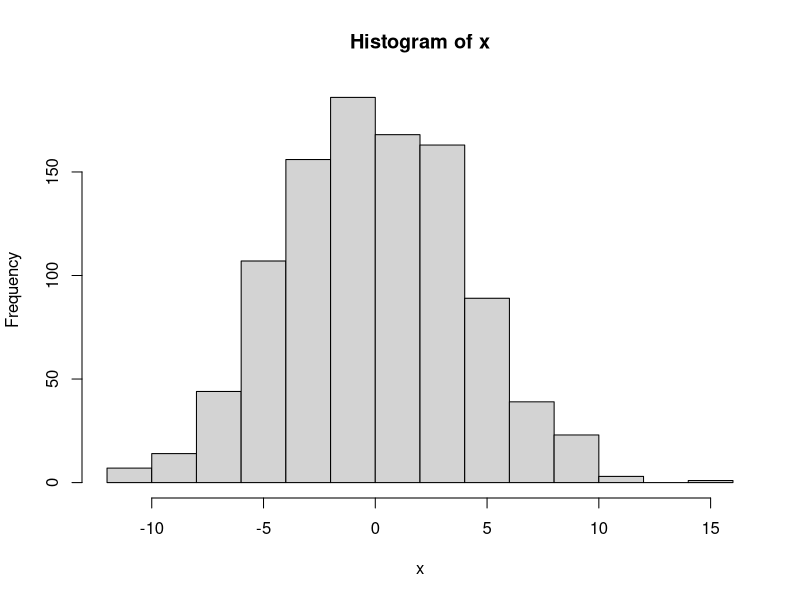
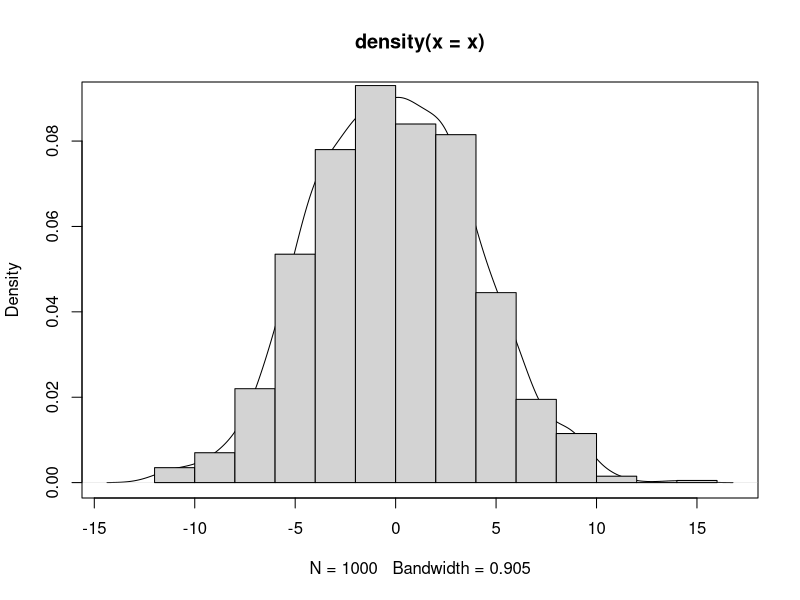
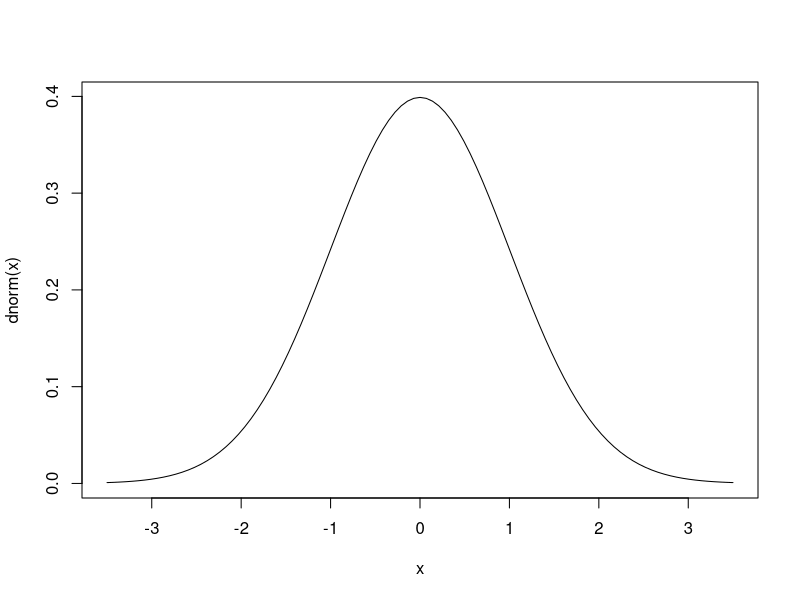
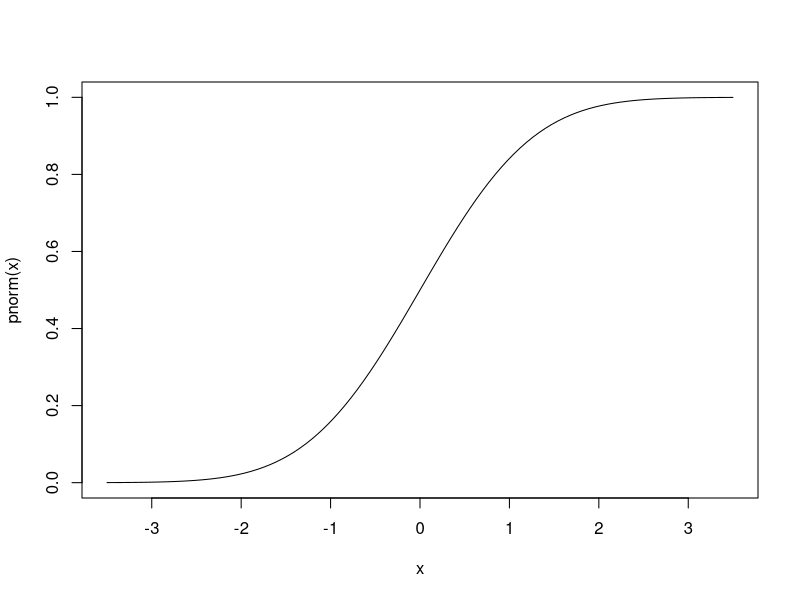
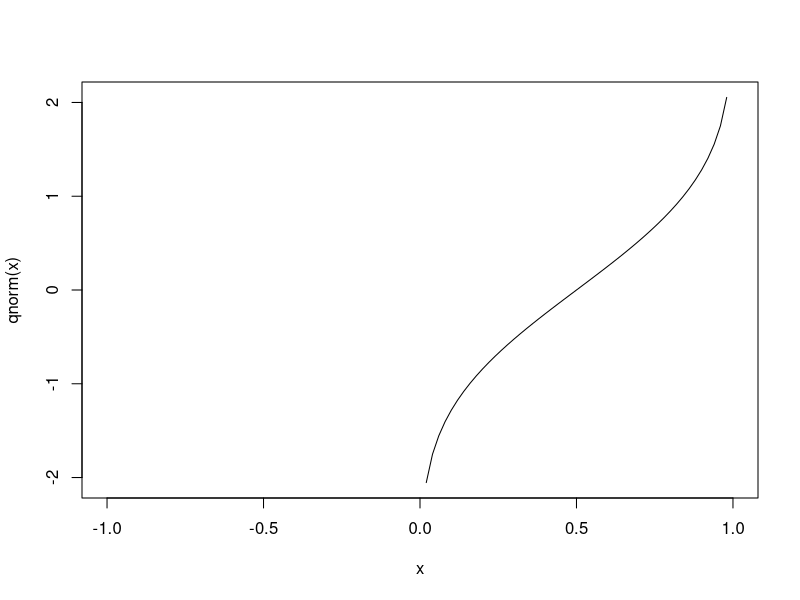
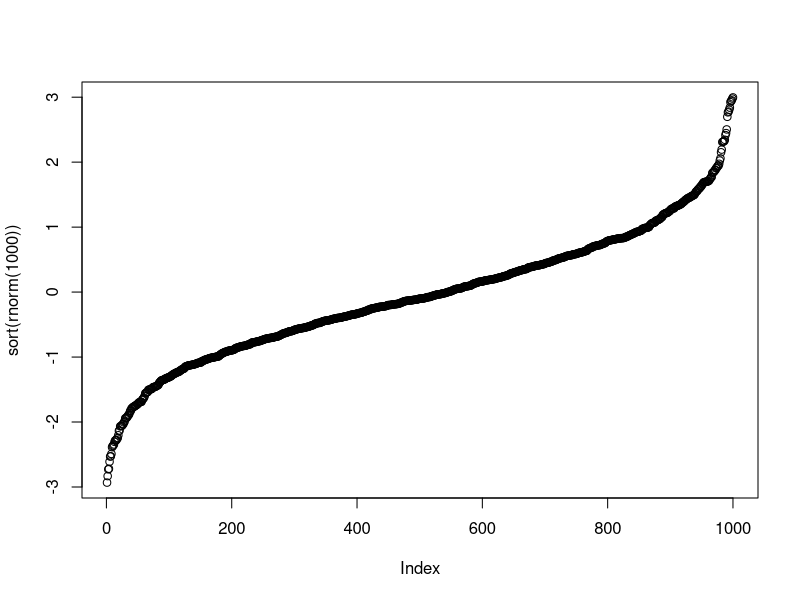
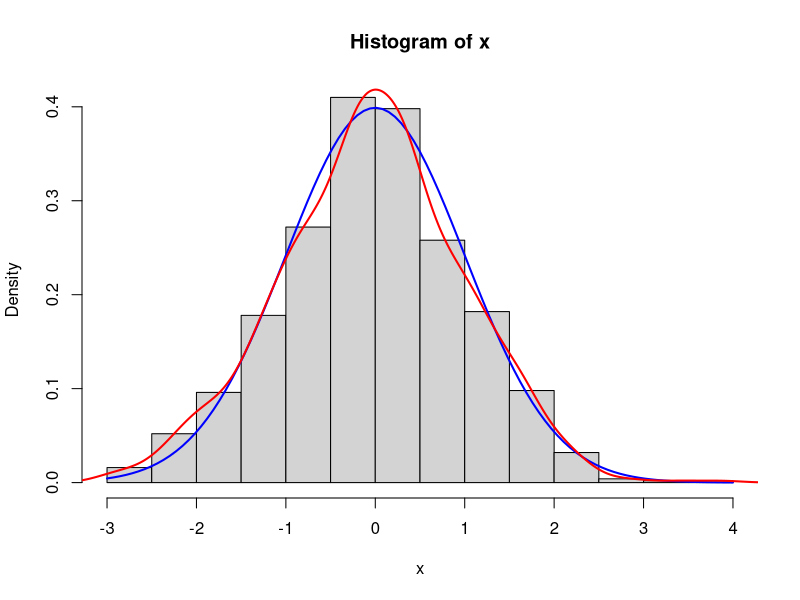
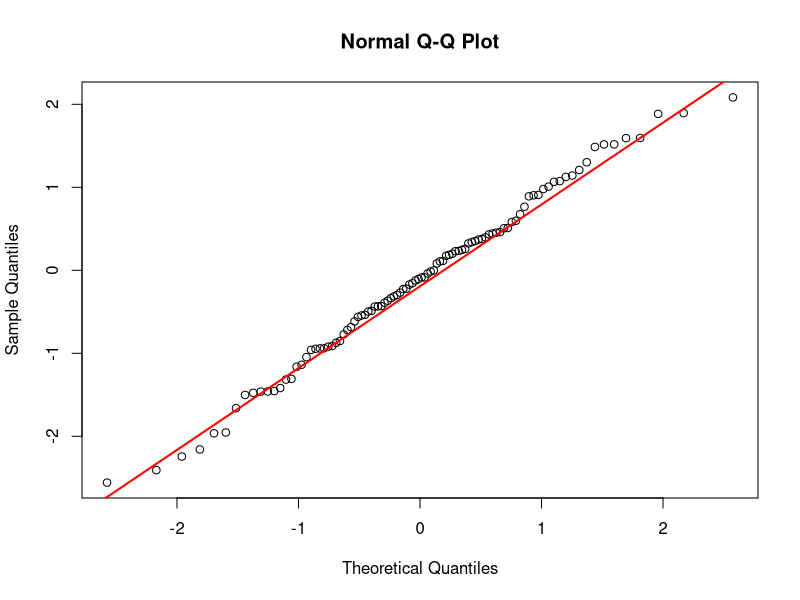

Write R code to recreate these figures, in order. (Note: this script raises an error after producing the figures.)
## Números aleatorios en R
 
## Podemos ver la lista de distribuciones incluidas en el paquete stats:
?Distributions
 
#### Distibución Normal
?Normal # o
?dnorm  # o
?rnorm  # etc...
## En la ayuda de R se pueden ver las cuatro funciones incluidas para la
## distribución normal:
## dnorm : Función de Densidad de Probabilidad (PDF en inglés).
## pnorm : Función de Distribución de Probabilidad (CDF en inglés; probabilidad acumulada).
## qnorm : Función de Cuantiles.
## rnorm : Generador aleatorio de números con distribución normal.
 
## Las cuatro funciones tienen argumentos que especifican los parámetros
## de la distribución: mean y sd (mu y sigma). Tienen los valores por
## defecto 0 y 1 (lo que se denota por la presencia de los "=").
## Otros parámetros varían ya que son específicos de cada función.
 
## Para crear 1000 números aleatorios con promedio 0 y desvío estándar 1:
x <- rnorm(1000, mean=0, sd=4)
## Claro está que el promedio es de la población y no de cada número en sí...
## Para corroborar que el generador funciona bien:
mean(x) ## Debería ser cercano a 0
sd(x)   ## y este cercano a 1
 
## De acuerdo a la ley fuerte de los grandes números (?), cuánto mayor
## es la cantidad de elementos de x, más cercanos a 0 y 1 son estos
## valores... invitamos al usuario a que explore lo que ocurre con rnorm.
 
## Podemos hacer un resumen de los números generados:
summary(x)
## O un histograma:
hist(x)
## O una curva de densidad:
dens <- density(x)
plot(dens)
## O ambos...
hist(x, freq=FALSE, add=TRUE)
## Nótese el uso de los argumentos "freq" y "add" para cambiar las
## opciones por defecto (así grafica densidades y no borra el gráfico
## anterior). En esta parte no voy a profundizar en lo que refiere
## a herramientas gráficas, pero se retomará el tema más adelante.
 
#### Sobre las otras tres funciones:
## dnorm es la función con forma de campana que la mayoría conocemos:
curve(dnorm(x), from=-3.5, to=3.5)
 
## pnorm es la función que describe P(Y <= X) (probabilidad de que Y sea
## menor o igual a X, siendo X un cuantil e Y una variable aleatoria
## tomada de una distribución normal:
curve(pnorm(x), from=-3.5, to=3.5)
# Naturalmente Y está entre 0 y 1
 
## qnorm matemáticamente es la función inversa a pnorm (f^-1(x), no 1/f(x)).
curve(qnorm(x), from=-1, to=1)
# Se paree a:
plot(sort(rnorm(1e3)))
 
## Puedo combinar dnorm y rnorm para hacer un lindo gráfico:
x <- rnorm(1000)
hist(x, freq=FALSE)
curve(dnorm(x), add=TRUE, col='blue', lwd=2)
lines(density(x), col='red', lwd=2)
 
## La función qqnorm sirve para comparar los cuantiles de un vector
## cualquiera con la distribución de cuantiles esperada para una
## distribución normal:
?qqnorm
 
## Ejemplo:
x <- rnorm(100)
qqnorm(x)
## Usando qqline agregamos una recta que pasa por el primer y tercer
## cuartiles (correspondientes a los percentiles 25% y 75%). 
qqline(x, col='red', lwd=2)
## ¿Qué pasa si hago una prueba similar con un x generado con runif?
## Comparar con la curva de pnorm, ¿Se parecen?¿Tiene lógica?
 
 
 
####################################################
#### Distribución Uniforme
?Uniform # o
?dunif
 
## Cómo dice el nombre, la distribución uniforme es equiprobable para
## todos los valores incluídos en un intervalo dado. Por lo tanto sólo
## necesita un mínimo y un máximo como parámetros.
## Al igual que todos los generadores de números de "stats", el primer
## argumento es el número de elementos, mientras que los otros dos son
## el mín. y máx. mencionados. Para tomar mil valores aleatorios con
## distribución U(0,1):
x <- runif(1000, 0, 1)
hist(x) # Bastante horizontal, ¿no?
 
 
 
####################################################
#### Muestreos aleatorios
?sample
 
## La función sample hace muestreos de los elementos contenidos en el
## primer argumento. Por defecto muestrea sin reposición todos los
## elementos posibles:
sample(1:5)
 
## En la ayuda se pueden ver varios argumentos para modificar este
## comportamiento:
sample(1:5, replace=TRUE) # con reposición
sample(1:5, 2)            # muestrea sólo dos valores, sin reposición
sample(1:5, size=2)       # ídem
sample(1:5, 2, replace=TRUE) # los anteriores combinados
 
## Los mismos resultados se pueden obtener si usamos vectores "character":
sample(c('Juan', 'Mauro', 'Arnold', 'Bill Dance'), 3, replace=TRUE)
sample(letters, 4)
 
## Algo que puede confundir: si le damos solamente un número como entrada,
## puede tener comportamientos inesperados:
sample(10)    # idéntico a pedir "sample(1:10)"
sample(10.3)  # redondea 10.3 --> 10, así que es igual que el anterior
              # es idéntico a pedir: sample(floor(10.3))
sample(-10.3) # el comportamiento es distinto ahora, por ser negativo
 
## Otra opción útil puede ser usar el argumento "prob" de la función.
## Este argumento permite asignar distintos valores de peso a cada
## uno de los elementos del vector a muestrear.
## Por ejemplo, si queremos muestrear los valores 5 10 y 15 pero de tal
## forma que el valor 5 sea 3 veces más frecuente que el 15, y que el
## el 10 sea 2 veces más frecuente que el 15, entonces podemos ingresar
muestreo <- sample(c(5, 10, 15), size=6000, prob=c(3, 2, 1), replace=FALSE)
x <- table(muestreo)
x # x tiene por nombres los valores 5 10 y 15
x['5'] / x['15'] # ¿Es el valor que esperábamos?
x['5'] / x['10'] # ¿Es el valor que esperábamos?
# las comillas indican el nombre del elemento
# en el resultado el 5 indica el nombre del elemento, de forma similar
# a cuando pedimos que muestre x.
 
## Nótese que:
## prob es un sólo argumento, pero eso no equivale a un sólo número, si no
## a un sólo objeto (en este caso un vector, con tres elementos).
## prob puede aceptar valores decimales, incluso pueden asignarse
## probabilidades, aunque da error si alguno es negativo.
## Internamente los valores son siempre convertidos a un valor
## de probabilidad (entre 0 y 1); si el usuario ingresa lo siguigente:
## prob=c(A, B, C)
## Entonces transforma los valores así:
## a = A / (A + B + C)
## b = B / (A + B + C)
## c = C / (A + B + C)
## Y utiliza a, b y c como las probabilidades de que sean muestreados
## los elementos correspondiente del vector a muestrear.
 
 
####################################################
## Semillas
 
## Los números aleatorios generados por computadora, no son verdaderamente
## aleatorios. Los algoritmos internos necesarios son determinísticos
## en último término, pero producen secuencias de valores que aproximan
## propiedades estadísticas aceptablemente similares a las esperadas
## por la distribución uniforme.
## Ver:
# http://www.random.org/;
# http://en.wikipedia.org/wiki/Pseudorandom_number_generator).
?Random
?RNG/
## También existe un paquete llamado "random", para la generación de
## números verdaderamente aleatorios (aunque en muchos casos no son
## necesarios).
 
## Las simulaciones que usan métodos Monte Carlo pueden ser sensibles a
## los problemas. Para el uso de R existe al menos un libro relacionado:
#  http://books.google.com/books/about/Introducing_Monte_Carlo_Methods_with_R.html?id=WIjMyiEiHCsC
 
## Las secuencias generadas por estos algoritmos dependen del valor
## inicial llamado "semilla". Si ingresamos una semilla manualmente
# podemos repetir el resultado de cualquiera de las funciones basadas
## en generadores de números aleatorios (como rnorm, runif y sample):
set.seed(1) ## se puede usar cualquier otro número
sample(10)
# 3  4  5  7  2  8  9  6 10  1
## si ejecutamos de vuelta el comando, va a ser distinto
sample(10)
## a menos que volvamos a "plantar" la misma "semilla":
set.seed(1)
sample(10)
 
## Se obtendrán resultados análogos si usamos rnorm, runif u otros
## generadores de números aleatorios.
 
## Esto puede ser útil si queremos que nuestros resultados sean
## reproducibles *exactamente* en otro momento o lugar.
